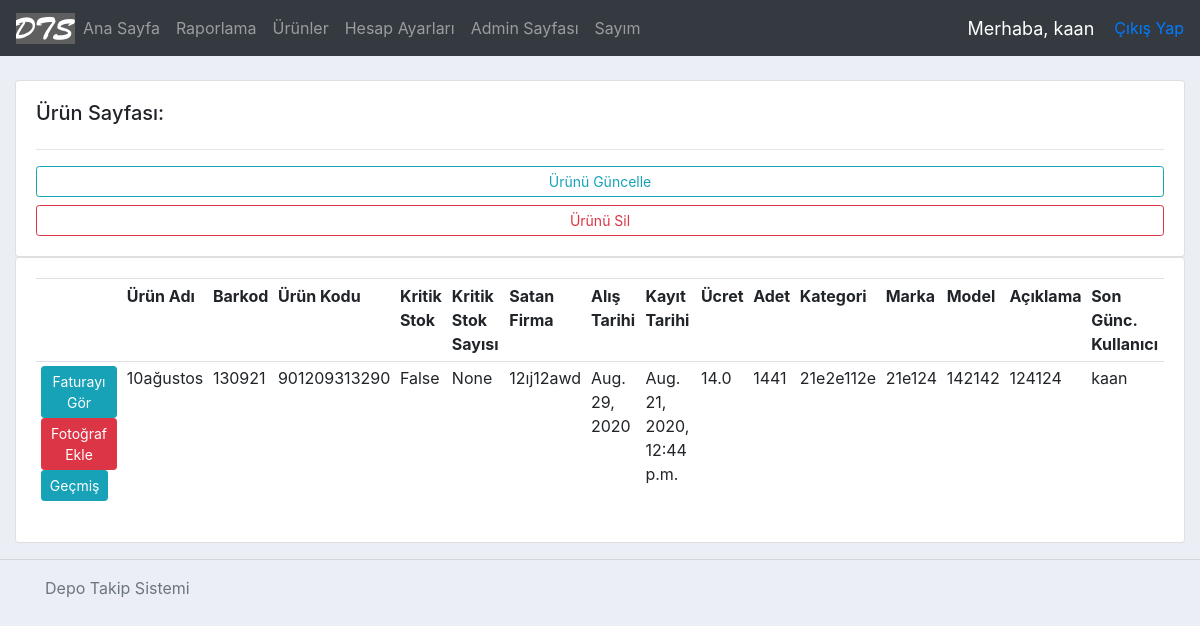
The app's page /productPage/59/ (signed in), older data.
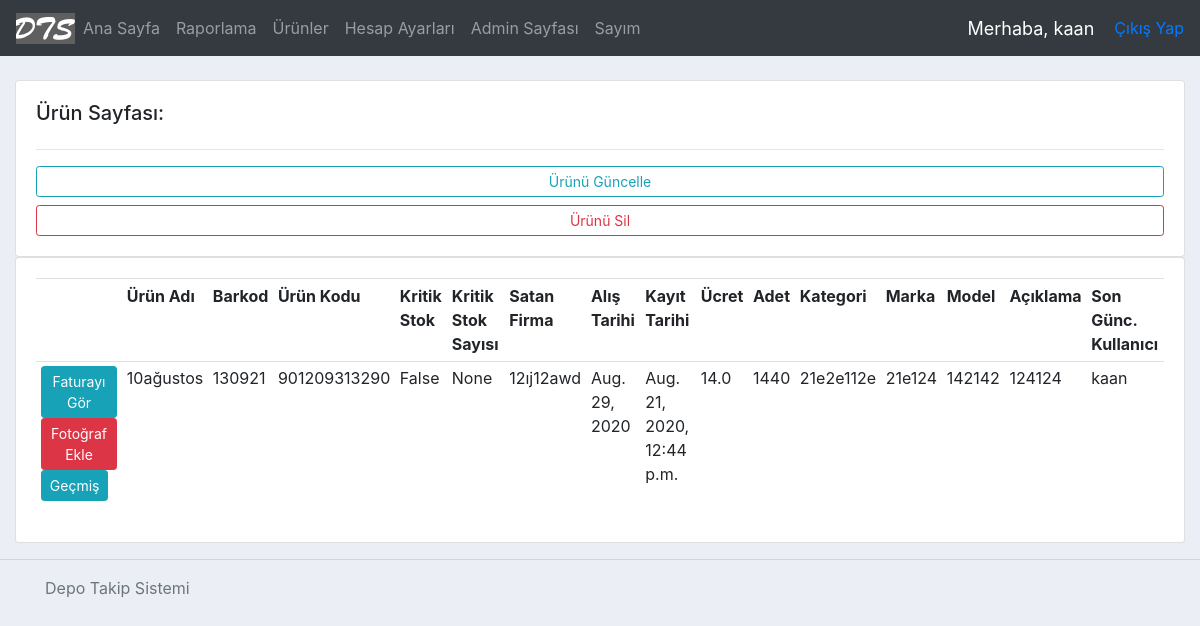
The same page, newer data.
### accounts/models.py (models this page shows, shortened)
class Product(models.Model):
    name = models.CharField(max_length=200)
    barcode = models.CharField(max_length=48)
    code = models.CharField(max_length=255)
    criticalStock = models.BooleanField(default=False) #kritik stok
    criticalStockAmt = models.IntegerField(null=True, blank=True)
    photo = models.ImageField(blank=True, null=True)
    vendor = models.CharField(max_length=200) #alınan firma
    dateBought = models.DateField(null=True) #satın alınan tarih
    regDate = models.DateTimeField( auto_now_add=True, null=True ) #ürünün kayıt edildiği tarih
    price = models.FloatField() #ürünün fiyatı
    amount = models.IntegerField() #ürünün adeti
    category = models.CharField(max_length=200) #ürünün kategorisi
    brand = models.CharField(max_length = 200) #ürünün markası
    model = models.CharField(max_length = 200, blank=True, null=True)
    description = models.CharField(max_length = 400, blank=True, null=True) #açıklama
    editor = models.CharField(max_length = 200) #ürünü kaydeden/silen kullanıcı
    invoice = models.OneToOneField('Invoice', on_delete=models.CASCADE, related_name="fatura", null=True, blank=True )
    history = HistoricalRecords(
        history_change_reason_field=models.TextField(null=True, max_length=255)
    )
    lastStocktakeTime = models.DateTimeField(blank=True, null=True) #son sayım yapılan tarih

### accounts/views.py (the view)
# urls.py: path('productPage/<str:pk>/', views.productPage, name='productPage'),
@login_required(login_url='login')
def productPage(request, pk):
    product = Product.objects.get(id=pk)
    context = {'product': product}
    return render( request, 'accounts/productPage.html', context )

### accounts/templates/accounts/productPage.html (shortened to what this page needs)
{%  extends 'accounts/main.html' %}
{% block content %}
<br>
<div class="row">
	<div class="col-md">
		<div class="card card-body">
			<h5>Ürün Sayfası:</h5>
			<hr>
			<a class="btn btn-outline-info  btn-sm btn-block" href="{% url 'updateProduct' product.id %}">Ürünü Güncelle</a>
			<a class="btn btn-outline-danger  btn-sm btn-block" href="{% url 'deleteProduct' product.id %}">Ürünü Sil</a>
		</div>
	</div>
</div>
<div class="row">
	<div class="col-md">
		<div class="card card-body">
			<table class="table table-sm">
				<tr>
                    <th></th>
                    <th>Ürün Adı</th>
                    <th>Barkod</th>
                    <th>Ürün Kodu</th>
                    <th>Kritik Stok</th>
                    <th>Kritik Stok Sayısı</th>
                    <th>Satan Firma</th>
                    <th>Alış Tarihi</th>
                    <th>Kayıt Tarihi</th>
                    <th>Ücret</th>
                    <th>Adet</th>
                    <th>Kategori</th>
                    <th>Marka</th>
                    <th>Model</th>
                    <th>Açıklama</th>
                    <th>Son Günc. Kullanıcı</th>
				</tr>
				<tr>
                    <div class="col-sm-2 buttons-alignment">
                        <td>
                            {% if product.invoice is not Null %}
                                <a class="btn btn-sm btn-info" href="{% url 'invoice-path' product.invoice.id %}">Faturayı Gör</a>
                            {% else %}
                                <a class="btn btn-sm btn-danger" href="{% url 'addInvoice' product.id %}">Fatura Ekle</a>
                            {% endif %}
                            {% if product.photo %}
                               <a class="btn btn-sm btn-info" href="{{ product.photo.url }}">Fotoğrafı Gör</a>
                            {% else %}
                               <a class="btn btn-sm btn-danger" href="{% url 'updateProduct' product.id %}">Fotoğraf Ekle</a>
                            {% endif %}
                            <a class="btn btn-sm btn-info" href="{% url 'history-path' product.id %}">Geçmiş</a>
                        </td>
                    </div>
					<td>{{ product.name}}</td>
					<td>{{ product.barcode }}</td>
					<td>{{ product.code }}</td>
					<td>{{ product.criticalStock }}</td>
					<td>{{ product.criticalStockAmt }}</td>
                    <td>{{ product.vendor }}</td>
                    <td>{{ product.dateBought }}</td>
                    <td>{{ product.regDate }}</td>
                    <td>{{ product.price }}</td>
                    <td>{{ product.amount }}</td>
                    <td>{{ product.category }}</td>
                    <td>{{ product.brand }}</td>
                    <td>{{ product.model }}</td>
                    <td>{{ product.description }}</td>
                    <td>{{ product.editor }}</td>
			</table>
		</div>
	</div>
</div>
{% endblock %}

Row changes from the older to the newer data that the page shows:
changed Product "10ağustos": amount "1441" → "1440"
